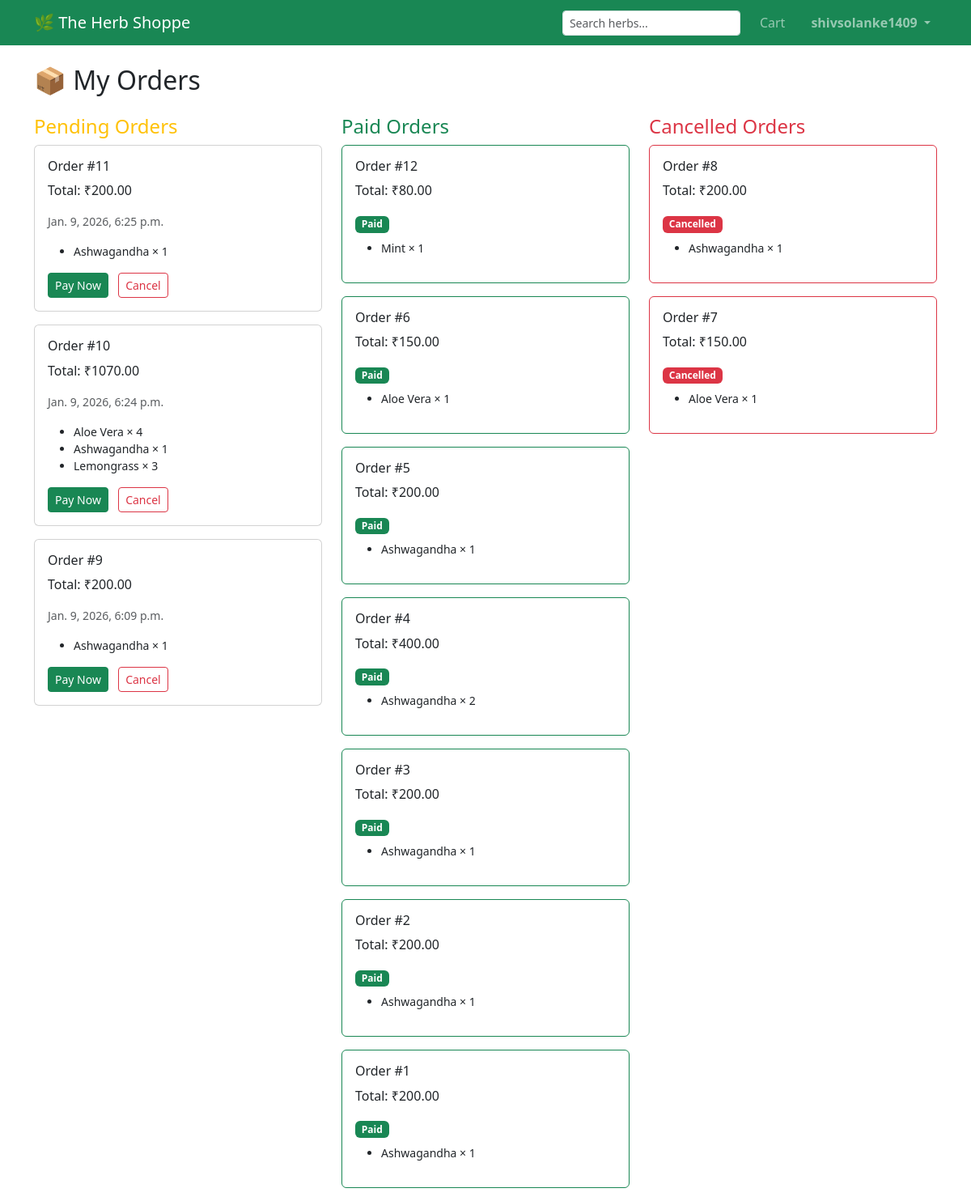
/orders/my-orders/ (signed in), run on the app's committed database.
### accounts/models.py (models this page shows, shortened)
class User(AbstractBaseUser, PermissionsMixin):
    email = models.EmailField(unique=True)
    is_active = models.BooleanField(default=True)
    is_staff = models.BooleanField(default=False)
    objects = UserManager()
    USERNAME_FIELD = 'email'

### orders/models.py (models this page shows, shortened)
class Order(models.Model):
    STATUS_CHOICES = (
        ('Pending', 'Pending'),
        ('Paid', 'Paid'),
        ('Cancelled', 'Cancelled'),
    )
    user = models.ForeignKey(User, on_delete=models.CASCADE)
    total_price = models.DecimalField(max_digits=10, decimal_places=2)
    status = models.CharField(max_length=20, choices=STATUS_CHOICES, default='Pending')
    created_at = models.DateTimeField(auto_now_add=True)

class OrderItem(models.Model):
    order = models.ForeignKey(Order, related_name='items', on_delete=models.CASCADE)
    product = models.ForeignKey(Product, on_delete=models.CASCADE)
    quantity = models.PositiveIntegerField()
    price = models.DecimalField(max_digits=8, decimal_places=2)

### products/models.py (models this page shows, shortened)
class Product(models.Model):
    category = models.ForeignKey(
        Category,
        on_delete=models.CASCADE,
        related_name='products'
    )
    name = models.CharField(max_length=200)
    slug = models.SlugField(max_length=220, unique=True)
    description = models.TextField()
    price = models.DecimalField(max_digits=8, decimal_places=2)
    stock = models.PositiveIntegerField()
    image = models.ImageField(upload_to='products/')
    is_available = models.BooleanField(default=True)
    is_trending = models.BooleanField(default=False)
    is_featured = models.BooleanField(default=False)
    created_at = models.DateTimeField(auto_now_add=True)
    updated_at = models.DateTimeField(auto_now=True)
    class Meta:
        ordering = ['-created_at']

### orders/views.py (the view)
# urls.py: path('my-orders/', my_orders, name='my_orders'),
@login_required
def my_orders(request):
    pending_orders = Order.objects.filter(user=request.user, status='Pending').order_by('-created_at')
    paid_orders = Order.objects.filter(user=request.user, status='Paid').order_by('-created_at')
    cancelled_orders = Order.objects.filter(user=request.user, status='Cancelled').order_by('-created_at')
    return render(request, 'orders/my_orders.html', {
        'pending_orders': pending_orders,
        'paid_orders': paid_orders,
        'cancelled_orders': cancelled_orders,
    })

### templates/orders/my_orders.html
{% extends 'base.html' %}
{% block content %}
<h2 class="mb-4">📦 My Orders</h2>
<div class="row">
  <div class="col-md-4">
    <h4 class="text-warning">Pending Orders</h4>
    {% for order in pending_orders %}
      <div class="card mb-3">
        <div class="card-body">
          <h6>Order #{{ order.id }}</h6>
          <p>Total: ₹{{ order.total_price }}</p>
          <p class="small text-muted">{{ order.created_at }}</p>
          <ul class="small">
            {% for item in order.items.all %}
              <li>{{ item.product.name }} × {{ item.quantity }}</li>
            {% endfor %}
          </ul>
          <a href="{% url 'orders:payment_demo' order.id %}"
             class="btn btn-success btn-sm">
            Pay Now
          </a>
          <a href="{% url 'orders:cancel_order' order.id %}"
             class="btn btn-outline-danger btn-sm ms-2">
            Cancel
          </a>
        </div>
      </div>
    {% empty %}
      <p class="text-muted">No pending orders</p>
    {% endfor %}
  </div>
  <div class="col-md-4">
    <h4 class="text-success">Paid Orders</h4>
    {% for order in paid_orders %}
      <div class="card mb-3 border-success">
        <div class="card-body">
          <h6>Order #{{ order.id }}</h6>
          <p>Total: ₹{{ order.total_price }}</p>
          <span class="badge bg-success">Paid</span>
          <ul class="small mt-2">
            {% for item in order.items.all %}
              <li>{{ item.product.name }} × {{ item.quantity }}</li>
            {% endfor %}
          </ul>
        </div>
      </div>
    {% empty %}
      <p class="text-muted">No paid orders</p>
    {% endfor %}
  </div>
  <div class="col-md-4">
    <h4 class="text-danger">Cancelled Orders</h4>
    {% for order in cancelled_orders %}
      <div class="card mb-3 border-danger">
        <div class="card-body">
          <h6>Order #{{ order.id }}</h6>
          <p>Total: ₹{{ order.total_price }}</p>
          <span class="badge bg-danger">Cancelled</span>
          <ul class="small mt-2">
            {% for item in order.items.all %}
              <li>{{ item.product.name }} × {{ item.quantity }}</li>
            {% endfor %}
          </ul>
        </div>
      </div>
    {% empty %}
      <p class="text-muted">No cancelled orders</p>
    {% endfor %}
  </div>
</div>
{% endblock %}

### templates/base.html (shortened to what this page needs)
<!DOCTYPE html>
<html lang="en">
<head>
  <link
    href="https://cdn.jsdelivr.net/npm/bootstrap@5.3.2/dist/css/bootstrap.min.css"
    rel="stylesheet"
  >
</head>
<body>
<nav class="navbar navbar-expand-lg navbar-dark bg-success">
  <div class="container">
    <a class="navbar-brand" href="/">🌿 The Herb Shoppe</a>
    <div class="collapse navbar-collapse">
      <ul class="navbar-nav ms-auto align-items-center gap-3">
        <form class="d-flex" method="get" action="/">
          <input
            class="form-control form-control-sm"
            type="search"
            name="q"
            placeholder="Search herbs..."
            value="{{ query|default:'' }}"
          >
        </form>
        <li class="nav-item">
          <a class="nav-link" href="{% url 'cart:cart_detail' %}">Cart</a>
        </li>
        {% if user.is_authenticated %}
        <li class="nav-item dropdown">
          <a class="nav-link dropdown-toggle user-name"
             href="#"
             role="button"
             data-bs-toggle="dropdown"
             aria-expanded="false">
            {{ user.email|cut:"@gmail.com" }}
          </a>
        </li>
        {% endif %}
      </ul>
    </div>
  </div>
</nav>
<div class="container mt-4">
  {% block content %}{% endblock %}
</div>
</body>
</html>

### templates/base.html (style rules this page uses)
.user-name { cursor: pointer; font-weight: 600; }

### data on the page
User: email "shivsolanke1409"
Order: id "11", total_price "200.00", created_at "Jan. 9, 2026, 6:25 p.m."
OrderItem: product.name "Ashwagandha", quantity "1"
Order: id "10", total_price "1070.00", created_at "Jan. 9, 2026, 6:24 p.m."
OrderItem: product.name "Aloe Vera", quantity "4"
OrderItem: product.name "Ashwagandha", quantity "1"
OrderItem: product.name "Lemongrass", quantity "3"
Order: id "9", total_price "200.00", created_at "Jan. 9, 2026, 6:09 p.m."
OrderItem: product.name "Ashwagandha", quantity "1"
Order: id "12", total_price "80.00"
OrderItem: product.name "Mint", quantity "1"
Order: id "6", total_price "150.00"
OrderItem: product.name "Aloe Vera", quantity "1"
Order: id "5", total_price "200.00"
OrderItem: product.name "Ashwagandha", quantity "1"
Order: id "4", total_price "400.00"
OrderItem: product.name "Ashwagandha", quantity "2"
Order: id "3", total_price "200.00"
OrderItem: product.name "Ashwagandha", quantity "1"
Order: id "2", total_price "200.00"
OrderItem: product.name "Ashwagandha", quantity "1"
Order: id "1", total_price "200.00"
OrderItem: product.name "Ashwagandha", quantity "1"
Order: id "8", total_price "200.00"
OrderItem: product.name "Ashwagandha", quantity "1"
Order: id "7", total_price "150.00"
OrderItem: product.name "Aloe Vera", quantity "1"
